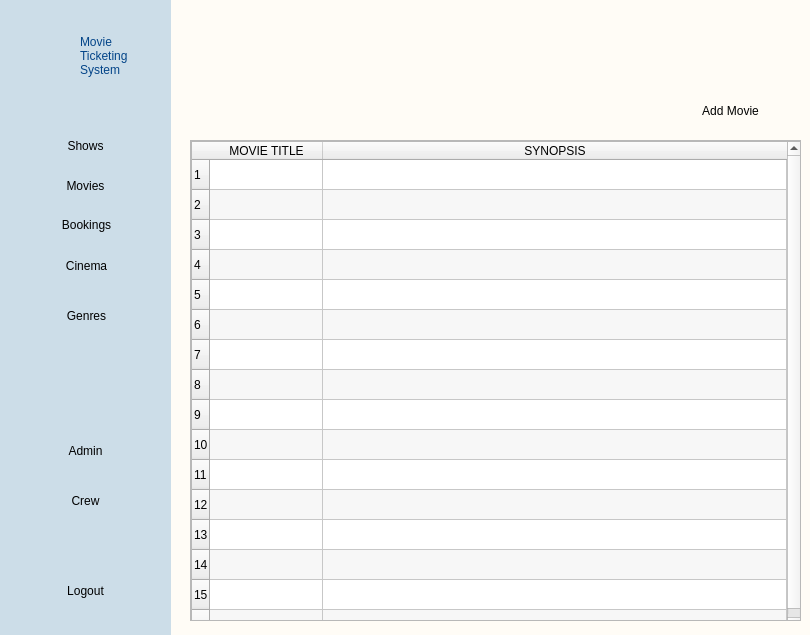
<?xml version="1.0" encoding="UTF-8"?>
<ui version="4.0">
 <class>MainWindow</class>
 <widget class="QMainWindow" name="MainWindow">
  <property name="geometry">
   <rect>
    <x>0</x>
    <y>0</y>
    <width>810</width>
    <height>635</height>
   </rect>
  </property>
  <property name="windowTitle">
   <string>MainWindow</string>
  </property>
  <widget class="QWidget" name="centralwidget">
   <widget class="QWidget" name="navigationBG" native="true">
    <property name="geometry">
     <rect>
      <x>0</x>
      <y>0</y>
      <width>171</width>
      <height>641</height>
     </rect>
    </property>
    <property name="styleSheet">
     <string notr="true">#navigationBG {
background-color: #ccdde8;

}

</string>
    </property>
    <widget class="QLabel" name="systemLabel">
     <property name="geometry">
      <rect>
       <x>80</x>
       <y>15</y>
       <width>71</width>
       <height>81</height>
      </rect>
     </property>
     <property name="styleSheet">
      <string notr="true">#systemLabel {
font: 75 12pt &quot;MS Shell Dlg 2&quot;;
color: #034488;
}</string>
     </property>
     <property name="text">
      <string>Movie
Ticketing
System</string>
     </property>
     <property name="alignment">
      <set>Qt::AlignLeading|Qt::AlignLeft|Qt::AlignVCenter</set>
     </property>
    </widget>
    <widget class="QPushButton" name="pushButton">
     <property name="geometry">
      <rect>
       <x>20</x>
       <y>30</y>
       <width>71</width>
       <height>51</height>
      </rect>
     </property>
     <property name="text">
      <string/>
     </property>
     <property name="icon">
      <iconset>
       <normaloff>../img/icon.png</normaloff>../img/icon.png</iconset>
     </property>
     <property name="iconSize">
      <size>
       <width>50</width>
       <height>50</height>
      </size>
     </property>
     <property name="flat">
      <bool>true</bool>
     </property>
    </widget>
    <widget class="QPushButton" name="movieButton_5">
     <property name="geometry">
      <rect>
       <x>20</x>
       <y>570</y>
       <width>131</width>
       <height>41</height>
      </rect>
     </property>
     <property name="text">
      <string>Logout</string>
     </property>
     <property name="icon">
      <iconset>
       <normaloff>../img/logout.png</normaloff>../img/logout.png</iconset>
     </property>
     <property name="iconSize">
      <size>
       <width>40</width>
       <height>40</height>
      </size>
     </property>
     <property name="flat">
      <bool>true</bool>
     </property>
    </widget>
    <widget class="QPushButton" name="adminButton">
     <property name="geometry">
      <rect>
       <x>20</x>
       <y>430</y>
       <width>131</width>
       <height>41</height>
      </rect>
     </property>
     <property name="styleSheet">
      <string notr="true">#adminButton{
background-color: TRANSPARENT;
border: TRANSPARENT;
border-radius: 15px;
}

#adminButton:hover{
background-color: rgb(236, 236, 236);
}</string>
     </property>
     <property name="text">
      <string>Admin</string>
     </property>
     <property name="icon">
      <iconset>
       <normaloff>../img/admin.png</normaloff>../img/admin.png</iconset>
     </property>
     <property name="iconSize">
      <size>
       <width>40</width>
       <height>40</height>
      </size>
     </property>
     <property name="flat">
      <bool>false</bool>
     </property>
    </widget>
    <widget class="QPushButton" name="crewButton">
     <property name="geometry">
      <rect>
       <x>20</x>
       <y>480</y>
       <width>131</width>
       <height>41</height>
      </rect>
     </property>
     <property name="styleSheet">
      <string notr="true">#crewButton{
background-color: TRANSPARENT;
border: TRANSPARENT;
border-radius: 15px;
}

#crewButton:hover{
background-color: rgb(236, 236, 236);
}</string>
     </property>
     <property name="text">
      <string>Crew</string>
     </property>
     <property name="icon">
      <iconset>
       <normaloff>../img/crew.png</normaloff>../img/crew.png</iconset>
     </property>
     <property name="iconSize">
      <size>
       <width>40</width>
       <height>40</height>
      </size>
     </property>
     <property name="flat">
      <bool>false</bool>
     </property>
    </widget>
    <widget class="QPushButton" name="ticketsButton">
     <property name="geometry">
      <rect>
       <x>21</x>
       <y>209</y>
       <width>131</width>
       <height>31</height>
      </rect>
     </property>
     <property name="styleSheet">
      <string notr="true">#ticketsButton{
background-color: TRANSPARENT;
border: TRANSPARENT;
border-radius: 15px;
}

#ticketsButton:hover{
background-color: rgb(236, 236, 236);
}</string>
     </property>
     <property name="text">
      <string>Bookings</string>
     </property>
     <property name="icon">
      <iconset>
       <normaloff>../img/tickets.png</normaloff>../img/tickets.png</iconset>
     </property>
     <property name="iconSize">
      <size>
       <width>40</width>
       <height>40</height>
      </size>
     </property>
     <property name="flat">
      <bool>false</bool>
     </property>
    </widget>
    <widget class="QPushButton" name="cinemaButton">
     <property name="geometry">
      <rect>
       <x>21</x>
       <y>250</y>
       <width>131</width>
       <height>31</height>
      </rect>
     </property>
     <property name="styleSheet">
      <string notr="true">#cinemaButton{
background-color: TRANSPARENT;
border: TRANSPARENT;
border-radius: 15px;
}

#cinemaButton:hover{
background-color: rgb(236, 236, 236);
}</string>
     </property>
     <property name="text">
      <string>Cinema</string>
     </property>
     <property name="icon">
      <iconset>
       <normaloff>../img/cinema.png</normaloff>../img/cinema.png</iconset>
     </property>
     <property name="iconSize">
      <size>
       <width>40</width>
       <height>40</height>
      </size>
     </property>
     <property name="flat">
      <bool>false</bool>
     </property>
    </widget>
    <widget class="QPushButton" name="genreButton">
     <property name="geometry">
      <rect>
       <x>21</x>
       <y>300</y>
       <width>131</width>
       <height>31</height>
      </rect>
     </property>
     <property name="styleSheet">
      <string notr="true">#genreButton{
background-color: TRANSPARENT;
border: TRANSPARENT;
border-radius: 15px;
}

#genreButton:hover{
background-color: rgb(236, 236, 236);
}</string>
     </property>
     <property name="text">
      <string>Genres</string>
     </property>
     <property name="icon">
      <iconset>
       <normaloff>../img/genre.png</normaloff>../img/genre.png</iconset>
     </property>
     <property name="iconSize">
      <size>
       <width>40</width>
       <height>40</height>
      </size>
     </property>
     <property name="flat">
      <bool>false</bool>
     </property>
    </widget>
    <widget class="QPushButton" name="movieButton">
     <property name="geometry">
      <rect>
       <x>20</x>
       <y>170</y>
       <width>131</width>
       <height>31</height>
      </rect>
     </property>
     <property name="styleSheet">
      <string notr="true">#movieButton{
background-color: TRANSPARENT;
border: TRANSPARENT;
border-radius: 15px;
}

#movieButton:hover{
background-color: rgb(236, 236, 236);
}</string>
     </property>
     <property name="text">
      <string>Movies</string>
     </property>
     <property name="icon">
      <iconset>
       <normaloff>../img/movies.png</normaloff>../img/movies.png</iconset>
     </property>
     <property name="iconSize">
      <size>
       <width>40</width>
       <height>40</height>
      </size>
     </property>
     <property name="flat">
      <bool>false</bool>
     </property>
    </widget>
    <widget class="QPushButton" name="showButton">
     <property name="geometry">
      <rect>
       <x>20</x>
       <y>130</y>
       <width>131</width>
       <height>31</height>
      </rect>
     </property>
     <property name="styleSheet">
      <string notr="true">#showButton{
background-color: TRANSPARENT;
border: TRANSPARENT;
border-radius: 15px;
}

#showButton:hover{
background-color: rgb(236, 236, 236);
}</string>
     </property>
     <property name="text">
      <string>Shows</string>
     </property>
     <property name="icon">
      <iconset>
       <normaloff>../img/movies.png</normaloff>../img/movies.png</iconset>
     </property>
     <property name="iconSize">
      <size>
       <width>40</width>
       <height>40</height>
      </size>
     </property>
     <property name="flat">
      <bool>false</bool>
     </property>
    </widget>
   </widget>
   <widget class="QWidget" name="mainBG" native="true">
    <property name="geometry">
     <rect>
      <x>160</x>
      <y>0</y>
      <width>651</width>
      <height>641</height>
     </rect>
    </property>
    <property name="styleSheet">
     <string notr="true">#mainBG {
background-color: #fffcf6;

}

</string>
    </property>
    <widget class="QScrollArea" name="scrollArea">
     <property name="geometry">
      <rect>
       <x>30</x>
       <y>140</y>
       <width>611</width>
       <height>481</height>
      </rect>
     </property>
     <property name="widgetResizable">
      <bool>true</bool>
     </property>
     <widget class="QWidget" name="scrollAreaWidgetContents">
      <property name="geometry">
       <rect>
        <x>0</x>
        <y>0</y>
        <width>609</width>
        <height>479</height>
       </rect>
      </property>
      <widget class="QTableWidget" name="tableWidget">
       <property name="geometry">
        <rect>
         <x>0</x>
         <y>0</y>
         <width>611</width>
         <height>491</height>
        </rect>
       </property>
       <property name="editTriggers">
        <set>QAbstractItemView::SelectedClicked</set>
       </property>
       <property name="dragDropOverwriteMode">
        <bool>false</bool>
       </property>
       <property name="alternatingRowColors">
        <bool>true</bool>
       </property>
       <property name="selectionMode">
        <enum>QAbstractItemView::SingleSelection</enum>
       </property>
       <property name="selectionBehavior">
        <enum>QAbstractItemView::SelectRows</enum>
       </property>
       <property name="verticalScrollMode">
        <enum>QAbstractItemView::ScrollPerPixel</enum>
       </property>
       <property name="horizontalScrollMode">
        <enum>QAbstractItemView::ScrollPerPixel</enum>
       </property>
       <property name="rowCount">
        <number>16</number>
       </property>
       <attribute name="horizontalHeaderDefaultSectionSize">
        <number>113</number>
       </attribute>
       <attribute name="horizontalHeaderStretchLastSection">
        <bool>true</bool>
       </attribute>
       <attribute name="verticalHeaderMinimumSectionSize">
        <number>23</number>
       </attribute>
       <attribute name="verticalHeaderDefaultSectionSize">
        <number>30</number>
       </attribute>
       <attribute name="verticalHeaderStretchLastSection">
        <bool>false</bool>
       </attribute>
       <row/>
       <row/>
       <row/>
       <row/>
       <row/>
       <row/>
       <row/>
       <row/>
       <row/>
       <row/>
       <row/>
       <row/>
       <row/>
       <row/>
       <row/>
       <row/>
       <column>
        <property name="text">
         <string>MOVIE TITLE</string>
        </property>
       </column>
       <column>
        <property name="text">
         <string>SYNOPSIS</string>
        </property>
       </column>
       <item row="0" column="0">
        <property name="text">
         <string/>
        </property>
        <property name="flags">
         <set>ItemIsSelectable|ItemIsEnabled</set>
        </property>
       </item>
      </widget>
     </widget>
    </widget>
    <widget class="QLabel" name="label">
     <property name="geometry">
      <rect>
       <x>40</x>
       <y>-10</y>
       <width>331</width>
       <height>141</height>
      </rect>
     </property>
     <property name="text">
      <string/>
     </property>
     <property name="pixmap">
      <pixmap>../img/movielist.png</pixmap>
     </property>
     <property name="scaledContents">
      <bool>true</bool>
     </property>
    </widget>
    <widget class="QPushButton" name="addMovie">
     <property name="geometry">
      <rect>
       <x>520</x>
       <y>90</y>
       <width>101</width>
       <height>41</height>
      </rect>
     </property>
     <property name="cursor">
      <cursorShape>PointingHandCursor</cursorShape>
     </property>
     <property name="styleSheet">
      <string notr="true">#addTicket{
border: 1px white;
border-radius: 10px;
}

#addTicket:hover{
background-color: rgb(236, 236, 236);
}</string>
     </property>
     <property name="text">
      <string>Add Movie</string>
     </property>
     <property name="icon">
      <iconset>
       <normaloff>../img/addticket.png</normaloff>../img/addticket.png</iconset>
     </property>
     <property name="iconSize">
      <size>
       <width>30</width>
       <height>30</height>
      </size>
     </property>
     <property name="flat">
      <bool>true</bool>
     </property>
    </widget>
   </widget>
   <zorder>mainBG</zorder>
   <zorder>navigationBG</zorder>
  </widget>
 </widget>
 <resources/>
 <connections/>
</ui>
